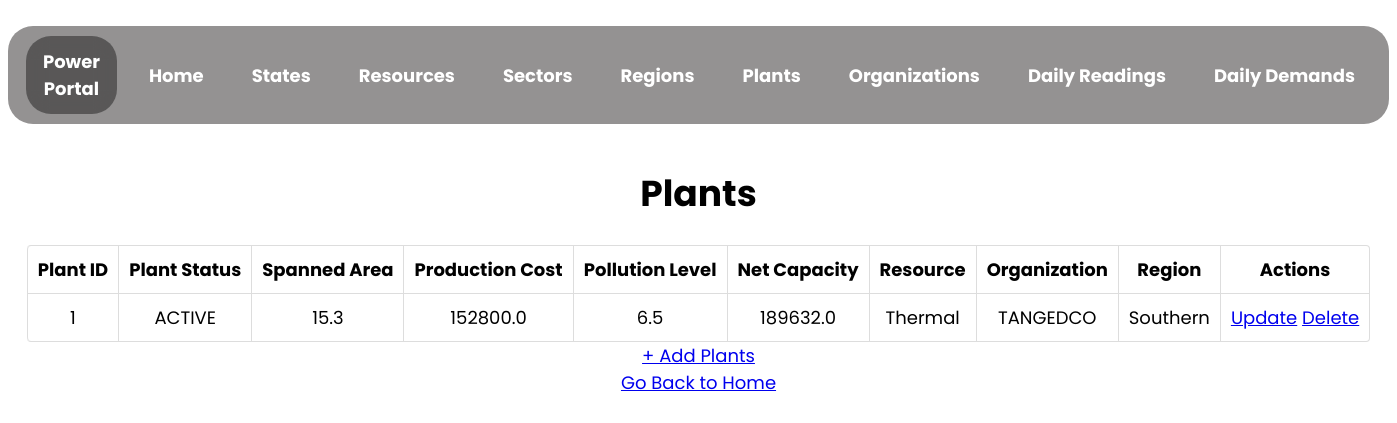
/plant, run on an earlier commit of the app's database.
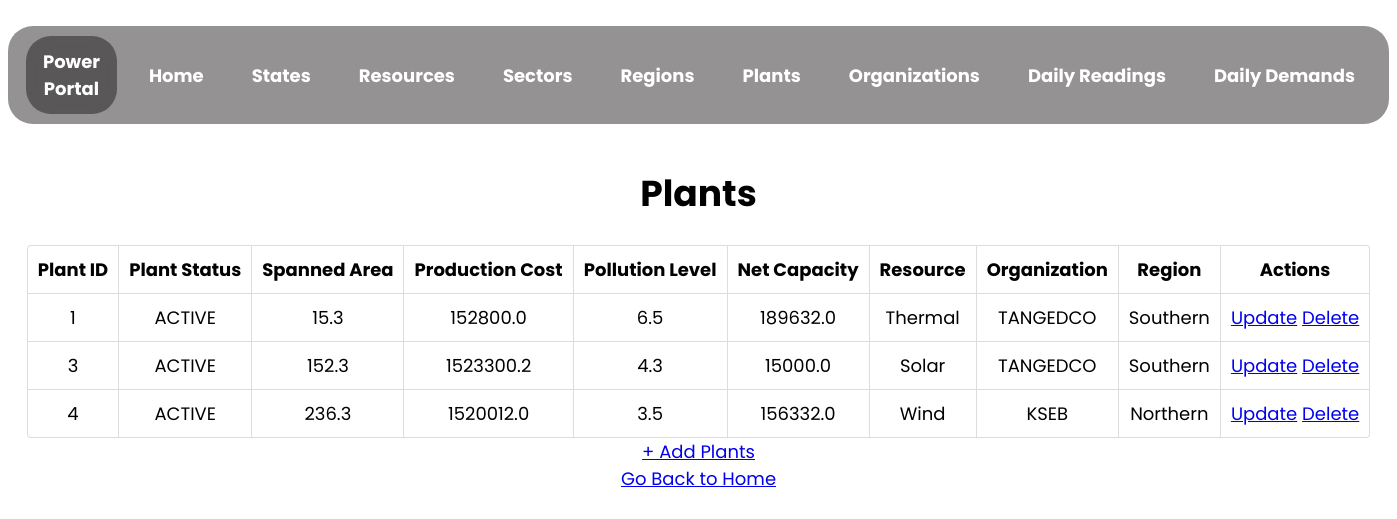
And on a later commit of the database.
### app.py (models this page shows)
class Plants(db.Model):
    __tablename__ = "plant"
    plant_id = db.Column(db.Integer, autoincrement = True, primary_key = True, unique = True, nullable = False)
    plant_status = db.Column(db.String, nullable = False)
    spanned_area = db.Column(db.Float, nullable = False)
    production_cost = db.Column(db.Float, nullable = False)
    pollution_level = db.Column(db.Float, nullable = False)
    net_capacity = db.Column(db.Float, nullable = False)
    resource_id = db.Column(db.Integer, db.ForeignKey("resources.resource_id"), nullable = False)
    region_id = db.Column(db.Integer, db.ForeignKey("region.region_id"), nullable = False)
    org_id = db.Column(db.Integer, db.ForeignKey("organization.org_id"), nullable = False)

class Resource(db.Model):
    __tablename__ = "resources"
    resource_id = db.Column(db.Integer, autoincrement = True, primary_key = True, unique = True, nullable = False)
    resource_type = db.Column(db.String, nullable = False, unique = True)
    resource_left = db.Column(db.Float, nullable = False)

class Organizations(db.Model):
    __tablename__ = "organization"
    org_id = db.Column(db.Integer, autoincrement = True, primary_key = True, unique = True, nullable = False)
    org_name = db.Column(db.String, nullable = False, unique = True)
    state_id = db.Column(db.Integer, db.ForeignKey("states.state_id"), nullable = False)
    sector_id = db.Column(db.Integer, db.ForeignKey("sector.sector_id"), nullable = False)

class Region(db.Model):
    __tablename__ = "region"
    region_id = db.Column(db.Integer, primary_key = True, nullable = False, unique = True, autoincrement = True)
    region_name = db.Column(db.String, nullable = False, unique = True)
    death_count = db.Column(db.Integer, nullable = False)
    allowed_pollution_level = db.Column(db.Float, nullable = False)

### app.py (the view)
@app.route("/plant", methods = ["GET", "POST"])
def view_plant():
    plant_list = Plants.query.all()
    plant_data = []
    for plant in plant_list:
        data = {
            "plant_id": plant.plant_id,
            "plant_status": plant.plant_status,
            "spanned_area": plant.spanned_area,
            "production_cost": plant.production_cost,
            "pollution_level": plant.pollution_level,
            "net_capacity": plant.net_capacity,
            "resource": Resource.query.get(plant.resource_id),
            "org": Organizations.query.get(plant.org_id),
            "region": Region.query.get(plant.region_id)
        }
        plant_data.append(data)
    return render_template(
        "view_plant.html",
        plant_data = plant_data
    )

### templates/view_plant.html (shortened to what this page needs)
<!DOCTYPE html>
<html lang="en">
  <head>
    <link rel="stylesheet" href="../static/assets/view.css">
  </head>
  <body>
    <nav>
      <ul class="menu-bar">
        <div class="logo">
          <a href="/">Power Portal </a>
        </div>
        <li><a href="/">Home</a></li>
        <li><a href="/state">States</a></li>
        <li><a href="/resource">Resources</a></li>
        <li><a href="/sector">Sectors</a></li>
        <li><a href="/region">Regions</a></li>
        <li><a href="/plant">Plants</a></li>
        <li><a href="/organization">Organizations</a></li>
        <li><a href="/daily_reading">Daily Readings</a></li>
        <li><a href="/daily_demand">Daily Demands</a></li>
      </ul>
    </nav>
    <h1 style="text-align: center">Plants</h1>
    {% if plant_data | length == 0 %}
        <p>No Plants Found! Add the plants now!</p>
        <a href="/plant/create" type="button">+ Add Plant</a>
    {% else %}
    <table id="plant-detail">
      <thead>
        <th>Plant ID</th>
        <th>Plant Status</th>
        <th>Spanned Area</th>
        <th>Production Cost</th>
        <th>Pollution Level</th>
        <th>Net Capacity</th>
        <th>Resource</th>
        <th>Organization</th>
        <th>Region</th>
        <th>Actions</th>
      </thead>
      {% for plant in plant_data %}
      <tr>
        <td>{{plant["plant_id"]}}</td>
        <td>{{plant["plant_status"]}}</td>
        <td>{{plant["spanned_area"]}}</td>
        <td>{{plant["production_cost"]}}</td>
        <td>{{plant["pollution_level"]}}</td>
        <td>{{plant["net_capacity"]}}</td>
        <td>{{(plant["resource"]).resource_type}}</td>
        <td>{{(plant["org"]).org_name}}</td>
        <td>{{(plant["region"]).region_name}}</td>
        <td>
            <a href="/plant/{{plant['plant_id']}}/update" type="button">Update</a>
            <a href="/plant/{{plant['plant_id']}}/delete" type="button">Delete</a>
        </td>
      </tr>
      {% endfor %}
    </table>
    <a href="/plant/create" type="button">+ Add Plants</a>
    {% endif %}
    <br>
    <a href="/">Go Back to Home</a>
  </body>
</html>

What changed in the data, as far as the page shows it:
added Plants: plant_id "3", plant_status "ACTIVE", spanned_area "152.3", production_cost "1523300.2", pollution_level "4.3", net_capacity "15000.0", {{ (plant["org"]).org_name }} "TANGEDCO", {{ (plant["region"]).region_name }} "Southern"
now on this page (row unchanged): Resource: resource_type "Solar"
added Plants: plant_id "4", plant_status "ACTIVE", spanned_area "236.3", production_cost "1520012.0", pollution_level "3.5", net_capacity "156332.0"
now on this page (row unchanged): Resource: resource_type "Wind"
now on this page (row unchanged): Organizations: org_name "KSEB"
now on this page (row unchanged): Region: region_name "Northern"
